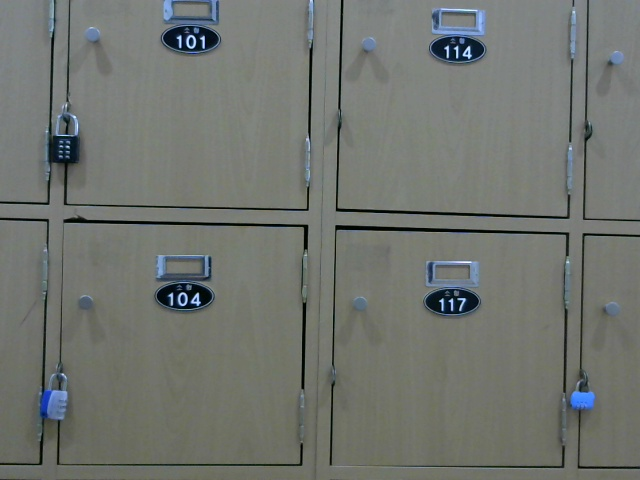
//> input picture whereAmI/OH/idx29_camera0.jpg, 640 x 480 px
$ ./valuablePic   (built with g++ and OpenCV 4)
//> lines starting //> are read from the running program, lines starting //| are printed output that depends on the picture; after the words box and inside, x2 and y2 are one past the last pixel; in counts of white or black regions, pixels touching at a corner belong together
#include <iostream>
#include <opencv2\imgproc.hpp>
#include <opencv2\highgui.hpp>
#include <math.h>

using namespace cv;
using namespace std;

void detectLines(Mat in_src);
void colorDiversity(Mat in_src);
void findVanishingPoint(Mat in_src);
void findVanishingPoint_roi(Mat in_src);

double F_ang(double x1, double y1, double x2, double y2);

int main(int argc, char**argv){

	system("cls");
	Mat src;
	src = imread("OH\\idx29_camera0.jpg");
//> src is the input picture: 480 rows x 640 cols, CV_8UC3; mean B, G, R 111.3, 116.3, 112.4
		if (!src.data){ // 영상 불러오기 실패
		return -1;
	}

	//namedWindow("Source", WINDOW_NORMAL);
	//imshow("Source", src);
	//resizeWindow("Source", 640, 480);

	detectLines(src); // 직선개수 검출
	colorDiversity(src); // 색깔 다양성 파악
	findVanishingPoint(src);
	//findVanishingPoint_roi(src);

	waitKey(0);
	destroyAllWindows();
	return 0;
}

//직선 개수 검출
void detectLines(Mat in_src){

	cout << endl << "##### 직선 개수 검출 평가 #####" << endl;
	Mat dst, color_dst;
	Canny(in_src, dst, 50, 250, 3);
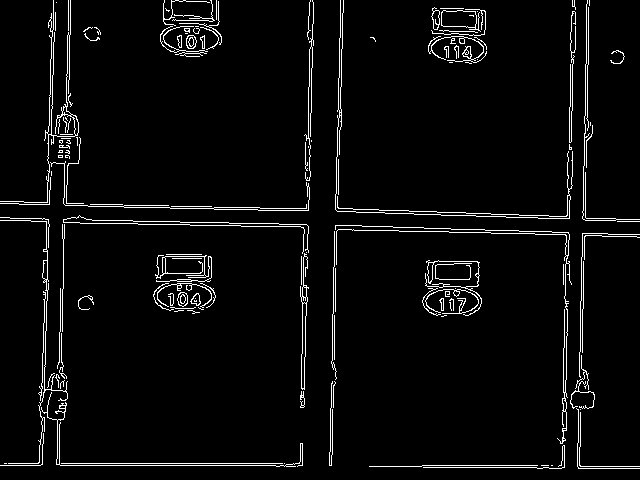
//> dst: 480 rows x 640 cols, CV_8UC1; 4.1% white in thin lines or dots
	cvtColor(dst, color_dst, COLOR_GRAY2BGR);
//> color_dst: 480 rows x 640 cols, CV_8UC3; 4.1% white in thin lines or dots

	vector<Vec4i> lines;
	HoughLinesP(dst, lines, 1, CV_PI / 180, 80, 30, 10);//default
//> lines = 80 lines (x1, y1, x2, y2), first 8: [60, 465, 285, 465], [337, 211, 564, 218], [337, 156, 339, 38], [63, 222, 308, 227], [48, 181, 49, 95], [56, 463, 302, 463], [379, 210, 436, 211], [583, 219, 585, 64]

	for (size_t i = 0; i < lines.size(); i++){
		line(color_dst, Point(lines[i][0], lines[i][1]), Point(lines[i][2], lines[i][3]), Scalar(0, 0, 255), 1, 8);
	}
//> this loop made 80 passes
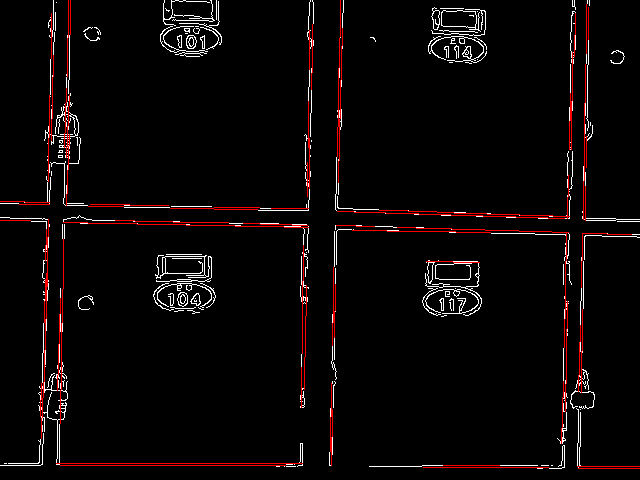
//> color_dst: 480 rows x 640 cols, CV_8UC3; mean B, G, R 6.5, 6.5, 11.3

	if (lines.size() == 0){
		cout << "FAIL : 영상에 직선이 없습니다" << endl;
	}
	else{
		cout << "PASS : 영상에 직선이 " << lines.size() << "개 존재합니다" << endl;
//| PASS : 영상에 직선이 80개 존재합니다
	}


	namedWindow("Detected LInes", CV_WINDOW_AUTOSIZE);
	imshow("Detected LInes", color_dst);
}

//색깔 다양성 파악
void colorDiversity(Mat in_src){
	cout << endl << "###### 색의 다양성 평가 ######" << endl;
	//HSV에서 색상의 다양성을 파악하기위해 hue 값을 이용함
	//HSV로 변환한 후 채널별로 나눔
	Mat hsv_image;
	vector<Mat> hsv_channels(3);
	cvtColor(in_src, hsv_image, CV_BGR2HSV);
//> hsv_image: 480 rows x 640 cols, CV_8UC3; mean H, S, V 52.2, 23.8, 117.6
	split(hsv_image, hsv_channels);
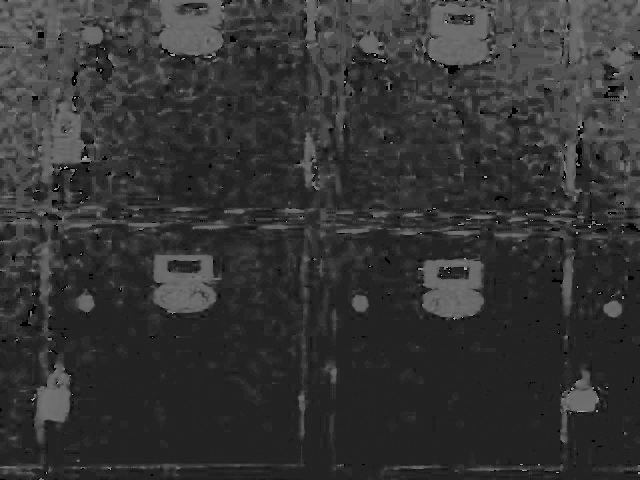
//> hsv_channels[0]: 480 rows x 640 cols, CV_8UC1; min 0, max 173, mean 52.2
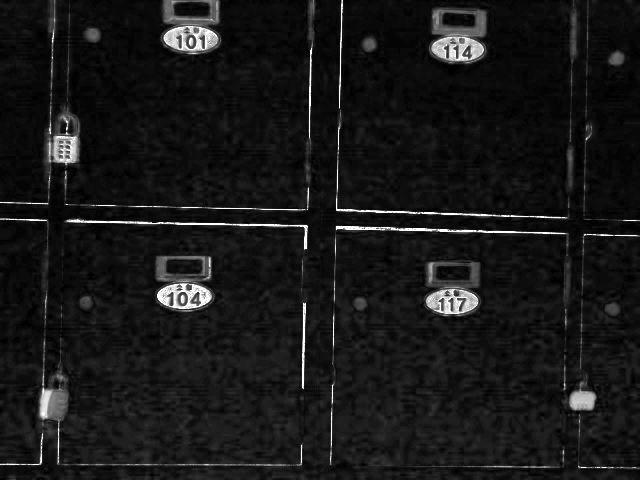
//> hsv_channels[1]: 480 rows x 640 cols, CV_8UC1; min 0, max 255, mean 23.8
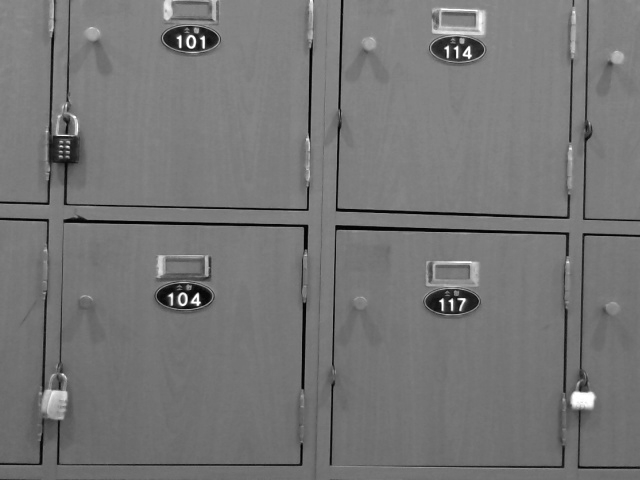
//> hsv_channels[2]: 480 rows x 640 cols, CV_8UC1; min 1, max 255, mean 117.6

	//histogram 계산 부분
	int histSize = 256; //bin의 수를 정함
	float range[] = { 0, 256 }; // 범위를 정함
	const float* histRange = { range }; // 왜하는지 이유는 모름
	bool uniform = true; bool accumulate = false;
	Mat h_hist;

	calcHist(&hsv_channels[2], 1, 0, Mat(), h_hist,1, &histSize, &histRange, uniform, accumulate);
//> h_hist = 256 values, max 13585 at index 131, min 0 at index 0, mean 1200

	double addHist = 0;
	for (int i = 1; i < histSize; i++){
		//cout << i << " = " << h_hist.at<float>(i) << endl;
		addHist += h_hist.at<float>(i);
	}
//> this loop made 255 passes
//> addHist on passes 1 to 3: 39, 142, 319
//> after the loop, addHist = 307200
	float hist_equal = (float) addHist / histSize;
//> hist_equal = 1200
	cout << "평균 = " << hist_equal << endl;
//| 평균 = 1200

	double hist_square_Sum = 0;
	for (int i = 1; i < histSize; i++){
		hist_square_Sum += pow((float) (h_hist.at<float>(i) - hist_equal), 2);
	}
//> this loop made 255 passes
//> hist_square_Sum on passes 1 to 3: 1347921, 2551330, 3597859
//> after the loop, hist_square_Sum = 2.44e+09
	double variance = hist_square_Sum / histSize ;
//> variance = 9549678.5
	double standardDeviation = sqrt(variance);
//> standardDeviation = 3090.3
	printf("분산 = %f\n", variance);
//| 분산 = 9549678.523438
	printf("표준편차 = %f\n", standardDeviation);
//| 표준편차 = 3090.255414

	if (standardDeviation >= 2500){
		cout << "FAIL : 색의 다양함 : 단조로움" << endl;
	}
	else if ((standardDeviation<2500) && (standardDeviation>=1200)){
		cout << "PASS : 색의 다양함 : 보통" << endl;
	}
	else if (standardDeviation<1200){
		cout << "PASS : 색의 다양함 : 다채로움" << endl;
	}

	//imshow("HSV_H_CHANNEL", hsv_channels[0]);
	//imshow("HSV_S_CHANNEL", hsv_channels[1]);
	//imshow("HSV_V_CHANNEL", hsv_channels[2]);
}

void findVanishingPoint(Mat in_src){
	cout << endl << "########## 소실점 파악 ########" << endl;

	Mat dst, color_dst, bgr_dst;
	bgr_dst = in_src.clone();
	Canny(in_src, dst, 40, 100, 3);
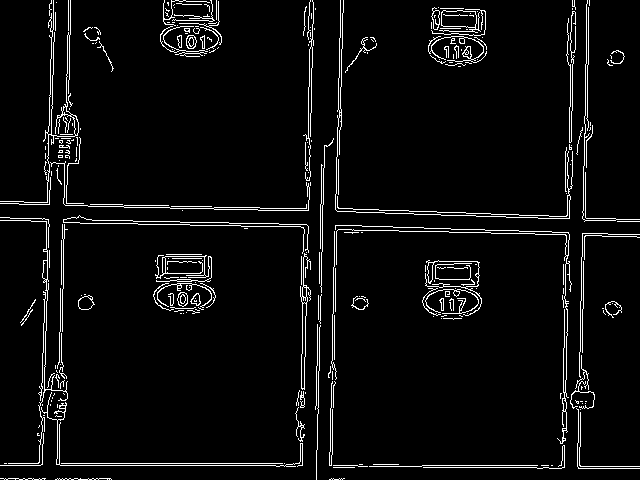
//> dst: 480 rows x 640 cols, CV_8UC1; 4.8% white in thin lines or dots
	cvtColor(dst, color_dst, COLOR_GRAY2BGR);
//> color_dst: 480 rows x 640 cols, CV_8UC3; 4.8% white in thin lines or dots

	//Rect roi(0, dst.rows / 2, dst.cols, dst.rows / 2);
	//namedWindow("roi", CV_WINDOW_AUTOSIZE);
	//imshow("roi", dst(roi));

	vector<vector<double>> linearEquationCollection_left;
	vector<vector<double>> linearEquationCollection_right;

	vector<Vec4i> lines;
	HoughLinesP(dst, lines, 1, CV_PI / 180, 90, 20, 10);
//> lines = 75 lines (x1, y1, x2, y2), first 8: [60, 465, 285, 465], [337, 211, 557, 218], [451, 229, 484, 229], [335, 311, 336, 225], [4, 463, 42, 463], [580, 351, 582, 233], [582, 352, 584, 233], [124, 205, 211, 206]
	for (size_t i = 0; i < lines.size(); i++)
	{
		Point pt1(lines[i][0], lines[i][1]);
		Point pt2(lines[i][2], lines[i][3]);

		double pts_angle = (atan2(pt1.y - pt2.y, pt1.x - pt2.x) * 180) / CV_PI;

		if (((pts_angle>120) && (pts_angle < 150)) || ((pts_angle<-30) && (pts_angle>-60))){

			line(color_dst, pt1, pt2, Scalar(0, 255, 0), 1, 8);

			double linear_slope = (double)(pt1.y - pt2.y) / (pt1.x - pt2.x); // 기울기
			double linear_intercept = -linear_slope * pt1.x + pt1.y; // 절편

			vector<double> linearEquation_left;
			linearEquation_left.push_back(linear_slope);
			linearEquation_left.push_back(linear_intercept);
			linearEquationCollection_left.push_back(linearEquation_left);
		}
		else if (((pts_angle > 30) && (pts_angle < 60)) || ((pts_angle<-120) && (pts_angle>-150))){

			line(color_dst, pt1, pt2, Scalar(255, 0, 0), 1, 8);
			double linear_slope = (double)(pt1.y - pt2.y) / (pt1.x - pt2.x); // 기울기
			double linear_intercept = -linear_slope * pt1.x + pt1.y; // 절편

			vector<double> linearEquation_right;
			linearEquation_right.push_back(linear_slope);
			linearEquation_right.push_back(linear_intercept);
			linearEquationCollection_right.push_back(linearEquation_right);
		}
	}
//> this loop made 75 passes
//> (pt1, pt2, pts_angle) on passes 1 to 8: (Point(60, 465), Point(285, 465), 180), (Point(337, 211), Point(557, 218), -178.2), (Point(451, 229), Point(484, 229), 180), (Point(335, 311), Point(336, 225), 90.67), (Point(4, 463), Point(42, 463), 180), (Point(580, 351), Point(582, 233), 90.97), (Point(582, 352), Point(584, 233), 90.96), (Point(124, 205), Point(211, 206), -179.3)
//> after the loop, linearEquationCollection_left = 0 items; linearEquationCollection_right = 0 items

	//추출된 왼쪽 직선과 오른쪽 직선끼리 교점 파악
	vector<Point> intersectionCollection;
	for (size_t j = 0; j < linearEquationCollection_left.size(); j++){

		double slope_a = linearEquationCollection_left[j][0];
		double intercept_a = linearEquationCollection_left[j][1];

		for (size_t k = 0; k < linearEquationCollection_right.size(); k++){

			double slope_b = linearEquationCollection_right[k][0];
			double intercept_b = linearEquationCollection_right[k][1];


			double intersection_x = (-intercept_a + intercept_b) / (slope_a - slope_b);
			double intersection_y = slope_a*intersection_x + intercept_a;

			Point intersection(intersection_x, intersection_y);
			intersectionCollection.push_back(intersection);
		}
	}
//> this loop made 0 passes

	double sum_x=0;
	double sum_y=0;
	for (size_t i = 0; i < intersectionCollection.size(); i++){
		sum_x += intersectionCollection[i].x;
		sum_y += intersectionCollection[i].y;
		circle(color_dst, intersectionCollection[i], 7, Scalar(0,255,255 ), 1);
	}
//> after the loop, sum_x = 0; sum_y = 0

	cout << "소실점 후보 개수 : " << intersectionCollection.size() << endl;
//| 소실점 후보 개수 : 0
	// 소실점 후보들을 평균낸 좌표
	Point averagePoint(sum_x / intersectionCollection.size(), sum_y / intersectionCollection.size());
//> averagePoint = Point(-2147483648, -2147483648)

	// 직선이 너무 많이 검출되면 소실점이 많이 검출됨. 그런경우 소실점이 모호한 것으로 결론
	// 화면상에 소실점이 추출되는 경우만 확인함
	if ((averagePoint.x>0) && (averagePoint.x < color_dst.cols) && (averagePoint.y>0) && (averagePoint.y < color_dst.rows)){

		if (intersectionCollection.size() < 1000){ //1000이라는 숫자는 임의로 정함
			circle(color_dst, averagePoint, 7, Scalar(0, 0, 255), 3);
			circle(bgr_dst, averagePoint, 7, Scalar(0, 0, 255), 3);
			cout << "PASS : 소실점이 있습니다" << endl;
		}
		else{
			cout << "FAIL : 소실점이 모호합니다" << endl;
		}

	}
	else{
		cout << "FAIL : 소실점이 없습니다" << endl;
	}

	namedWindow("findVanishingPoint_bgr", WINDOW_NORMAL);
	imshow("findVanishingPoint_bgr", bgr_dst);
	resizeWindow("findVanishingPoint_bgr", 640, 480);

	namedWindow("findVanishingPoint", WINDOW_NORMAL);
	imshow("findVanishingPoint", color_dst);
	resizeWindow("findVanishingPoint", 640, 480);

}

// [125 lines left out: function findVanishingPoint_roi, not called in this run]

$ run again, with whereAmI/OH/idx0_camera3.jpg copied over whereAmI/OH/idx29_camera0.jpg
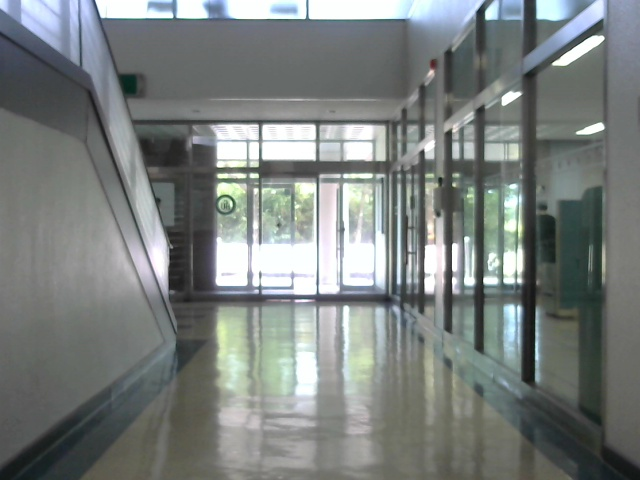
//> input picture whereAmI/OH/idx0_camera3.jpg, 640 x 480 px
//> src is the input picture: 480 rows x 640 cols, CV_8UC3; mean B, G, R 126.3, 127.9, 122.2
//> in detectLines, `HoughLinesP(dst, lines, 1, CV_PI / 180, 80, 30, 10);`: lines = 95 lines (x1, y1, x2, y2), first 8: [400, 375, 400, 161], [316, 394, 316, 178], [391, 298, 391, 119], [452, 333, 452, 214], [195, 124, 325, 124], [207, 98, 394, 98], [217, 139, 484, 139], [97, 18, 244, 18]
//> the loop in detectLines, `for (size_t i = 0; i < lines.size(); i++)` made 95 passes
//| PASS : 영상에 직선이 95개 존재합니다
//> hsv_image: 480 rows x 640 cols, CV_8UC3; mean H, S, V 68.9, 20.4, 130.3
//> h_hist = 256 values, max 17524 at index 255, min 0 at index 0, mean 1200
//> the loop in colorDiversity, `for (int i = 1; i < histSize; i++)` made 255 passes
//> addHist on passes 1 to 3: 0, 0, 0
//> after the loop in colorDiversity, `for (int i = 1; i < histSize; i++)`: addHist = 307200
//> hist_equal = 1200
//| 평균 = 1200
//> the loop in colorDiversity, `for (int i = 1; i < histSize; i++)` made 255 passes
//> hist_square_Sum on passes 1 to 3: 1440000, 2880000, 4320000
//> after the loop in colorDiversity, `for (int i = 1; i < histSize; i++)`: hist_square_Sum = 570661784
//> variance = 2229147.6
//> standardDeviation = 1493
//| 분산 = 2229147.593750
//| 표준편차 = 1493.033018
//> in findVanishingPoint, `HoughLinesP(dst, lines, 1, CV_PI / 180, 90, 20, 10);`: lines = 169 lines (x1, y1, x2, y2), first 8: [537, 139, 602, 139], [452, 333, 452, 214], [359, 273, 404, 303], [0, 8, 90, 75], [20, 470, 78, 424], [316, 394, 316, 178], [132, 124, 325, 124], [496, 411, 552, 463]
//> the loop in findVanishingPoint, `for (size_t i = 0; i < lines.size(); i++)` made 169 passes
//> (pt1, pt2, pts_angle, linear_slope, linear_intercept) on passes 3, 4, 5, 8, 10, 11, 12: (Point(359, 273), Point(404, 303), -146.3, 0.667, 33.67), (Point(0, 8), Point(90, 75), -143.3, 0.744, 8), (Point(20, 470), Point(78, 424), 141.6, -0.793, 485.9), (Point(496, 411), Point(552, 463), -137.1, 0.929, -49.57), (Point(2, 32), Point(74, 80), -146.3, 0.667, 30.67), (Point(19, 453), Point(97, 392), 142, -0.782, 467.9), (Point(239, 307), Point(271, 273), 133.3, -1.06, 560.9)
//> after the loop in findVanishingPoint, `for (size_t i = 0; i < lines.size(); i++)`: linearEquationCollection_right = 24 items
//> the loop in findVanishingPoint, `for (size_t j = 0; j < linearEquationCollection_left.size(); j++)` made 30 passes
//> (slope_a, intercept_a) on passes 1 to 8: (-0.793, 485.9), (-0.782, 467.9), (-1.06, 560.9), (-1.08, 564), (-0.724, 454), (-0.836, 493.6), (-0.806, 479.3), (-0.694, 446.2)
//> after the loop in findVanishingPoint, `for (size_t j = 0; j < linearEquationCollection_left.size(); j++)`: intersectionCollection = contour of 720 points, box (x1, y1, x2, y2) (255, 200, 334, 269), area 49
//> the loop in findVanishingPoint, `for (size_t i = 0; i < intersectionCollection.size(); i++)` made 720 passes
//> (sum_x, sum_y) on passes 1 to 3: (309, 240), (619, 479), (929, 718)
//> after the loop in findVanishingPoint, `for (size_t i = 0; i < intersectionCollection.size(); i++)`:
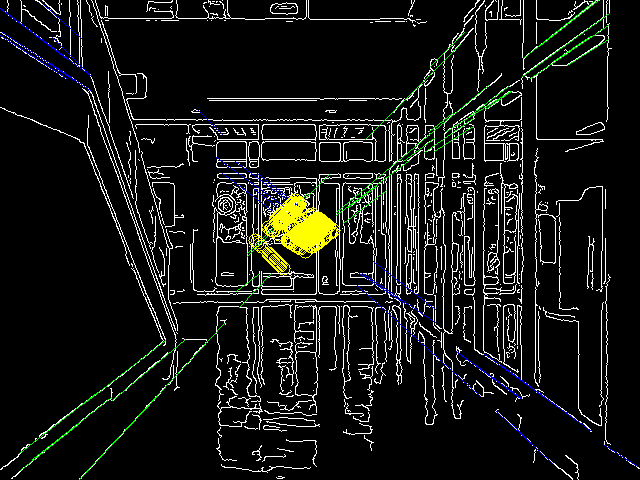
//> color_dst: 480 rows x 640 cols, CV_8UC3; mean B, G, R 21.1, 23.7, 22.3
//> after the loop in findVanishingPoint, `for (size_t i = 0; i < intersectionCollection.size(); i++)`: sum_x = 218263; sum_y = 166268
//| 소실점 후보 개수 : 720
//> averagePoint = Point(303, 230)
//> in findVanishingPoint, `circle(bgr_dst, averagePoint, 7, Scalar(0, 0, 255), 3);`:
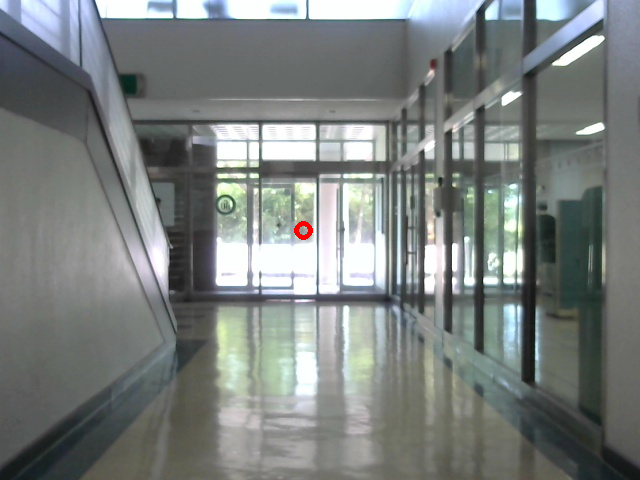
//> bgr_dst: 480 rows x 640 cols, CV_8UC3; 0.07% of pixels changed, all inside (x1, y1, x2, y2) = (294, 221, 313, 240)

$ run again, with whereAmI/OH/idx10_camera1.jpg copied over whereAmI/OH/idx29_camera0.jpg
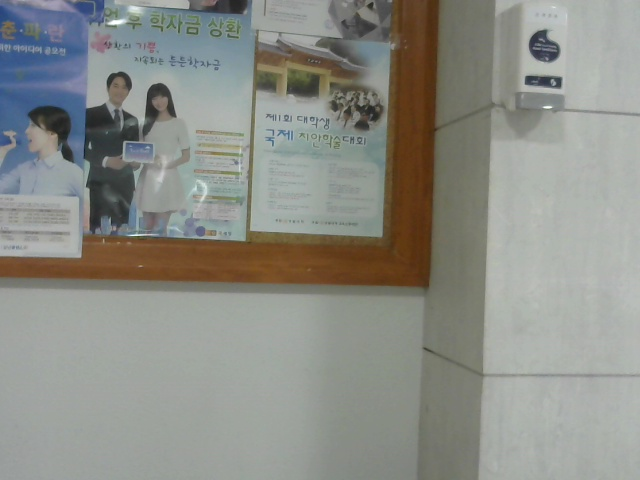
//> input picture whereAmI/OH/idx10_camera1.jpg, 640 x 480 px
//> src is the input picture: 480 rows x 640 cols, CV_8UC3; mean B, G, R 135.1, 141.5, 139.8
//> in detectLines, `HoughLinesP(dst, lines, 1, CV_PI / 180, 80, 30, 10);`: lines = 21 lines (x1, y1, x2, y2), first 8: [245, 240, 256, 29], [151, 17, 342, 37], [250, 230, 364, 236], [383, 206, 391, 44], [340, 38, 394, 43], [85, 120, 87, 64], [574, 109, 639, 113], [150, 16, 182, 23]
//> the loop in detectLines, `for (size_t i = 0; i < lines.size(); i++)` made 21 passes
//| PASS : 영상에 직선이 21개 존재합니다
//> hsv_image: 480 rows x 640 cols, CV_8UC3; mean H, S, V 55.5, 34.3, 146.9
//> h_hist = 256 values, max 11491 at index 164, min 0 at index 0, mean 1200
//> the loop in colorDiversity, `for (int i = 1; i < histSize; i++)` made 255 passes
//> addHist on passes 1 to 3: 0, 0, 0
//> after the loop in colorDiversity, `for (int i = 1; i < histSize; i++)`: addHist = 307200
//> hist_equal = 1200
//| 평균 = 1200
//> the loop in colorDiversity, `for (int i = 1; i < histSize; i++)` made 255 passes
//> hist_square_Sum on passes 1 to 3: 1440000, 2880000, 4320000
//> after the loop in colorDiversity, `for (int i = 1; i < histSize; i++)`: hist_square_Sum = 960616668
//> variance = 3752408.9
//> standardDeviation = 1937.1
//| 분산 = 3752408.859375
//| 표준편차 = 1937.113538
//> in findVanishingPoint, `HoughLinesP(dst, lines, 1, CV_PI / 180, 90, 20, 10);`: lines = 65 lines (x1, y1, x2, y2), first 8: [483, 354, 495, 0], [266, 293, 295, 293], [430, 243, 439, 0], [52, 289, 189, 291], [0, 277, 36, 277], [245, 230, 381, 237], [355, 285, 389, 285], [245, 240, 256, 29]
//> the loop in findVanishingPoint, `for (size_t i = 0; i < lines.size(); i++)` made 65 passes
//> (pt1, pt2, pts_angle, linear_slope, linear_intercept) on passes 31, 46, 65: (Point(109, 101), Point(170, 162), -135, 1, -8), (Point(287, 136), Point(318, 118), 149.9, -0.581, 302.6), (Point(177, 228), Point(242, 163), 135, -1, 405)
//> after the loop in findVanishingPoint, `for (size_t i = 0; i < lines.size(); i++)`:
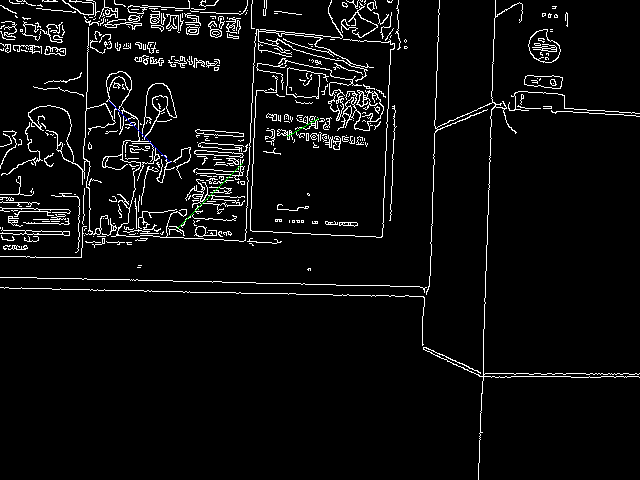
//> color_dst: 480 rows x 640 cols, CV_8UC3; mean B, G, R 12.8, 12.8, 12.8
//> the loop in findVanishingPoint, `for (size_t j = 0; j < linearEquationCollection_left.size(); j++)` made 2 passes
//> (slope_a, intercept_a) on passes 1 to 2: (-0.581, 302.6), (-1, 405)
//> after the loop in findVanishingPoint, `for (size_t j = 0; j < linearEquationCollection_left.size(); j++)`: intersectionCollection = 2 Points (x, y): [196, 188], [206, 198]
//> the loop in findVanishingPoint, `for (size_t i = 0; i < intersectionCollection.size(); i++)` made 2 passes
//> (sum_x, sum_y) on passes 1 to 2: (196, 188), (402, 386)
//> after the loop in findVanishingPoint, `for (size_t i = 0; i < intersectionCollection.size(); i++)`: sum_x = 402; sum_y = 386
//| 소실점 후보 개수 : 2
//> averagePoint = Point(201, 193)
//> in findVanishingPoint, `circle(bgr_dst, averagePoint, 7, Scalar(0, 0, 255), 3);`:
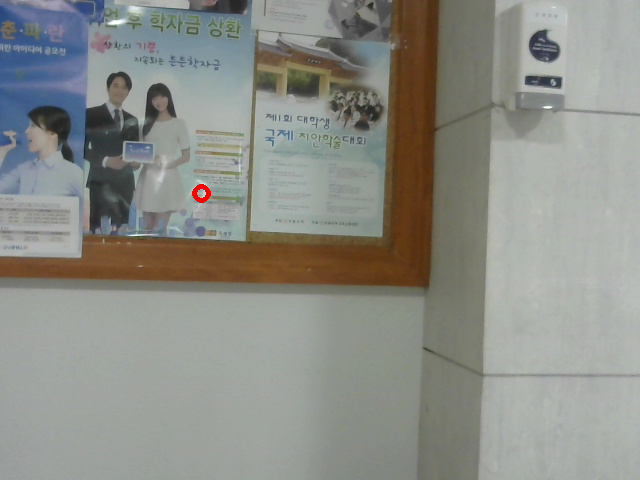
//> bgr_dst: 480 rows x 640 cols, CV_8UC3; 0.07% of pixels changed, all inside (x1, y1, x2, y2) = (192, 184, 211, 203)
